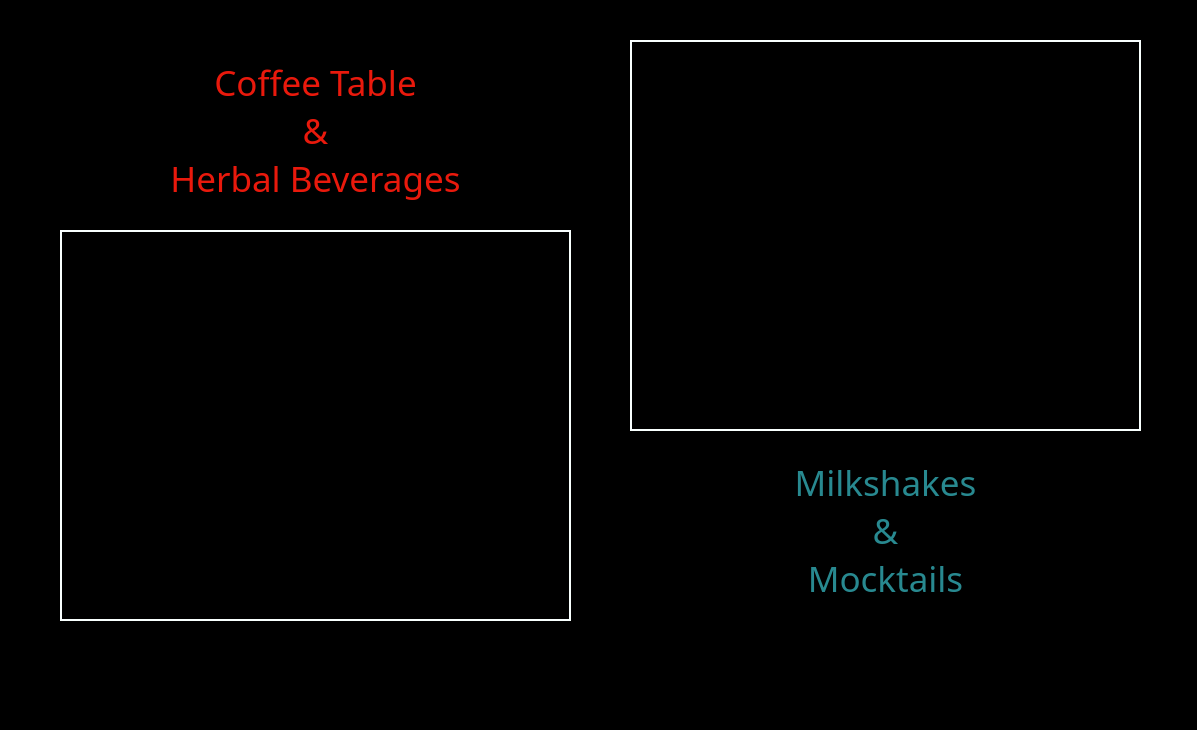
<?xml version="1.0" encoding="UTF-8"?>
<ui version="4.0">
 <class>generator</class>
 <widget class="QMainWindow" name="generator">
  <property name="geometry">
   <rect>
    <x>0</x>
    <y>0</y>
    <width>1197</width>
    <height>730</height>
   </rect>
  </property>
  <property name="windowTitle">
   <string>Cafe Menu!</string>
  </property>
  <property name="styleSheet">
   <string notr="true">background-color: black;
</string>
  </property>
  <widget class="QWidget" name="centralwidget">
   <widget class="QLabel" name="label_cold">
    <property name="geometry">
     <rect>
      <x>740</x>
      <y>450</y>
      <width>291</width>
      <height>161</height>
     </rect>
    </property>
    <property name="font">
     <font>
      <family>Tw Cen MT Condensed Extra Bold</family>
      <pointsize>26</pointsize>
     </font>
    </property>
    <property name="styleSheet">
     <string notr="true">color: #288990;</string>
    </property>
    <property name="text">
     <string>Milkshakes
&amp;
Mocktails</string>
    </property>
    <property name="alignment">
     <set>Qt::AlignCenter</set>
    </property>
   </widget>
   <widget class="QLabel" name="label_warm">
    <property name="geometry">
     <rect>
      <x>170</x>
      <y>50</y>
      <width>291</width>
      <height>161</height>
     </rect>
    </property>
    <property name="font">
     <font>
      <family>Tw Cen MT Condensed Extra Bold</family>
      <pointsize>26</pointsize>
     </font>
    </property>
    <property name="styleSheet">
     <string notr="true">color: #E9190C;</string>
    </property>
    <property name="text">
     <string>Coffee Table
&amp;
Herbal Beverages</string>
    </property>
    <property name="alignment">
     <set>Qt::AlignCenter</set>
    </property>
   </widget>
   <widget class="QListWidget" name="listWidget_view_cold">
    <property name="geometry">
     <rect>
      <x>630</x>
      <y>40</y>
      <width>511</width>
      <height>391</height>
     </rect>
    </property>
    <property name="styleSheet">
     <string notr="true">border: 2px solid #F8FFFE;
color: #F8FFFE;</string>
    </property>
   </widget>
   <widget class="QListWidget" name="listWidget_view_warm">
    <property name="geometry">
     <rect>
      <x>60</x>
      <y>230</y>
      <width>511</width>
      <height>391</height>
     </rect>
    </property>
    <property name="styleSheet">
     <string notr="true">border: 2px solid #F8FFFE;
color: #F8FFFE;</string>
    </property>
   </widget>
  </widget>
  <widget class="QMenuBar" name="menubar">
   <property name="geometry">
    <rect>
     <x>0</x>
     <y>0</y>
     <width>1197</width>
     <height>26</height>
    </rect>
   </property>
  </widget>
  <widget class="QStatusBar" name="statusbar"/>
 </widget>
 <resources/>
 <connections/>
</ui>
